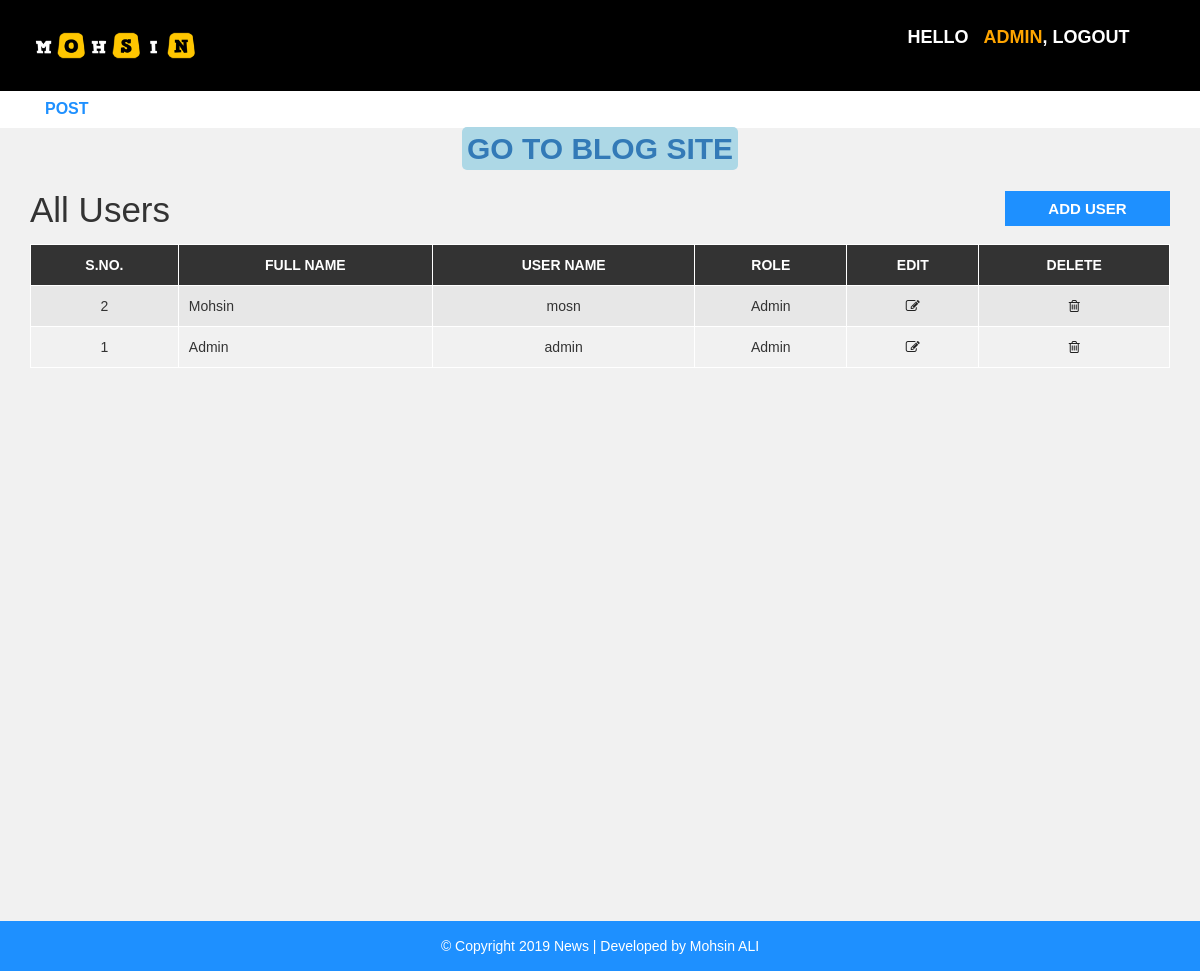
The page /admin/users.php (signed in) on the database its author committed.
### tables this page shows
CREATE TABLE `users` (
  `uid` int(11) NOT NULL,
  `uname` varchar(100) NOT NULL,
  `password` text NOT NULL,
  `name` varchar(100) NOT NULL,
  `role` int(11) NOT NULL
);

### admin/users.php (the view, shortened to what this page needs)
<?php include "header.php";
?>
  <div id="admin-content">
      <div class="container">
          <div class="row">
              <div class="col-md-10">
                  <h1 class="admin-heading">All Users</h1>
              </div>
              <div class="col-md-2">
                  <a class="add-new" href="add-user.php">add user</a>
              </div>
              <div class="col-md-12">
                <?php
                require_once "../dp.php";
                $sql = "SELECT * FROM users ORDER BY uid DESC";
                $result = mysqli_query($con, $sql) or die("users not fetch");
                if(mysqli_num_rows($result) > 0){
                  ?>
                  <table class="content-table">
                      <thead>
                          <th>S.No.</th>
                          <th>Full Name</th>
                          <th>User Name</th>
                          <th>Role</th>
                          <th>Edit</th>
                          <th>Delete</th>
                      </thead>
                      <tbody>
                        <?php
                        while ($row = mysqli_fetch_assoc($result)) {
                          ?>
                          <tr>
                              <td class='id'><?=$row['uid'] ?></td>
                              <td><?=$row['name'] ?></td>
                              <td><?=$row['uname'] ?></td>
                              <td><?php
                              if($row['role'] == 1){
                                echo "Admin";
                              }else{
                                echo "Normal";
                              }
                            ?></td>
                              <td class='edit'><a href='update-user.php?id=<?=$row["uid"]?>'><i class='fa fa-edit'></i></a></td>
                              <td class='delete'><a href='delete-user.php?id=<?=$row["uid"]?>'><i class='fa fa-trash-o'></i></a></td>
                          </tr>
                        <?php } ?>
                      </tbody>
                  </table>
                <?php } ?>
              </div>
          </div>
      </div>
  </div>
<?php include "footer.php"; ?>

### css/style.css (style rules this page uses)
body { background: #f1f1f1; font-family: sans-serif,arial,Helvetica; }
a, a:hover, a:focus { text-decoration: none; outline: none; }
#admin-content { padding: 20px 0; min-height: 750px; }
#admin-content .admin-heading { font-size: 35px; margin: 0 0 15px; }
#admin-content .add-new { color: #fff; background-color: #1E90FF; font-size: 15px; font-weight: 600; text-align: center; text-transform: uppercase; padding: 7px 10px; display: block; transition: all 0.3s; }
#admin-content .content-table { border: 1px solid #000; width: 100%; margin: 0 0 20px; }
#admin-content .content-table thead { color: #fff; background-color: #333; }
#admin-content .content-table th { padding: 10px; border: 1px solid #fff; font-weight: 600; text-align: center; text-transform: uppercase; }
#admin-content .content-table tbody { color: #333; }
#admin-content .content-table tbody tr { background-color: #e7e7e7; }
#admin-content .content-table tbody tr:nth-child(even) { background-color: transparent; }
#admin-content .content-table tbody td { padding: 10px; border: 1px solid #fff; text-align: center; }
#admin-content .content-table tbody td:nth-child(2) { text-align: left; }
.id, .edit, .delete { text-align:center; }
i.fa { color:#222; }

### rows shown on the page
users: uid "2", name "Mohsin", uname "mosn", role "Admin"
users: uid "1", name "Admin", uname "admin", role "Admin"

### other values the page prints
$_SESSION['uname'] "ADMIN"
